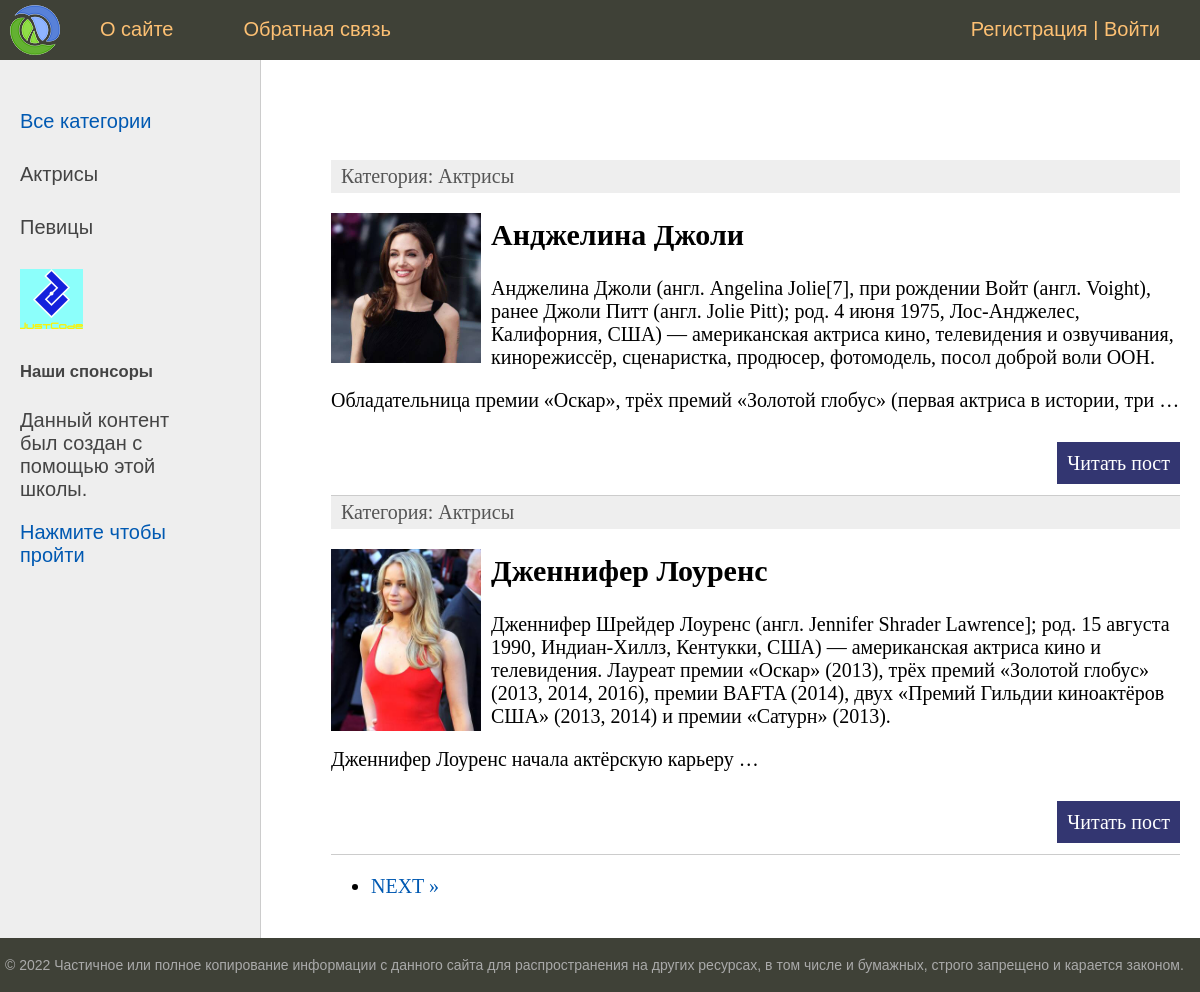
The page / on the database its author committed.
### women/models.py (models this page shows, shortened)
class Category(models.Model):
    name = models.CharField(max_length=100, db_index=True, verbose_name="Категория")
    slug = models.SlugField(max_length=255, unique=True, db_index=True, verbose_name="URL")
    def __str__(self):
        return self.name
    def get_absolute_url(self):
        return reverse('category', kwargs={'cat_slug': self.slug})
    class Meta:
        verbose_name = 'Категория'
        verbose_name_plural = 'Категории'
        ordering = ['id']

class Women(models.Model):
    title = models.CharField(max_length=255, verbose_name="Заголовок")
    slug = models.SlugField(max_length=255, unique=True, db_index=True, verbose_name="URL")
    content = models.TextField(blank=True, verbose_name="Текст статьи")
    photo = models.ImageField(upload_to="photos/%Y/%m/%d/", verbose_name="Фото")
    time_create = models.DateTimeField(auto_now_add=True, verbose_name="Время создания")
    time_update = models.DateTimeField(auto_now=True, verbose_name="Время изменения")
    is_published = models.BooleanField(default=True, verbose_name="Публикация")
    cat = models.ForeignKey('Category', on_delete=models.PROTECT, verbose_name="Категории")
    def get_absolute_url(self):
        return reverse('post', kwargs={'post_slug': self.slug})
    class Meta:
        verbose_name = 'Известные женщины'
        verbose_name_plural = 'Известные женщины'
        ordering = ['id']

### women/views.py (the view)
# urls.py: path('', WomenHome.as_view(), name='home'),
class WomenHome(DataMixin, ListView):
    model = Women
    template_name = 'women/index.html'
    context_object_name = 'posts'
    def get_context_data(self, *, object_list=None, **kwargs):
        context = super().get_context_data(**kwargs)
        c_def = self.get_user_context(title="Главная страница")
        return dict(list(context.items()) + list(c_def.items()))
    def get_queryset(self):
        return Women.objects.filter(is_published=True)

### women/utils.py (called while the page is built)
    def get_user_context(self, **kwargs):
        context = kwargs
        cats = Category.objects.annotate(Count('women'))
        user_menu = menu.copy()
        if not self.request.user.is_authenticated:
            user_menu.pop(1)
        context['menu'] = user_menu
        context['cats'] = cats
        if 'cat_selected' not in context:
            context['cat_selected'] = 0
        return context

### women/templates/women/index.html (shortened to what this page needs)
{% extends 'women/base.html' %}
{% block content %}
<ul class="list-articles">
	{% for p in posts %}
			<li><div class="article-panel">
	<p class="first">Категория: {{p.cat}}</p>
</div>
{% if p.photo %}
	<p><img class="img-article-left thumb" src="{{p.photo.url}}"></p>
{% endif %}
				<h2>{{p.title}}</h2>
	{% autoescape on %}
	{{p.content|linebreaks|truncatewords:50}}
	{% endautoescape %}
			<p class="link-read-post"><a href="{{ p.get_absolute_url }}">Читать пост</a></p>
			</li>
	{% endfor %}
</ul>
{% endblock %}

### women/templates/women/base.html (shortened to what this page needs)
{% load static %}
{% load women_tags %}
<!DOCTYPE html>
<html>
<head>
	<link type="text/css" href="{% static 'women/css/styles.css' %}" rel="stylesheet" />
</head>
<body>
<table class="table-page" border=0 cellpadding="0" cellspacing="0">
<tr><td valign=top>
{% block mainmenu %}
		<div class="header">
			<ul id="mainmenu" class="mainmenu">
			<li class="logo"><a href="{% url 'home' %}"><div class="logo"></div></a></li>
{% for m in menu %}
			<li><a href="{% url m.url_name %}">{{m.title}}</a></li>
{% endfor %}
				{% if request.user.is_authenticated %}
				<li class = 'last'> {{ user.username}} |<a href="{% url 'logout' %}">Выйти</a></li>
				{% else %}
				<li class = 'last'><a href="{% url 'register' %}">Регистрация</a> | <a href="{% url 'login' %}">Войти</a></li>
				{% endif %}
			</ul>
		</div>
{% endblock mainmenu %}
<table class="table-content" border=0 cellpadding="0" cellspacing="0">
<tr>
	<td valign="top" class="left-chapters">
	<ul id="leftchapters">
{% if cat_selected == 0 %}
		<li class="selected">Все категории</li>
{% else %}
		<li><a href="{% url 'home' %}">Все категории</a></li>
{% endif %}
{% for c in cats %}
{% if c.women__count > 0 %}
	{% if c.pk == cat_selected %}
		<li class="selected">{{c.name}}</li>
	{% else %}
		<li><a href="{{ c.get_absolute_url }}">{{c.name}}</a></li>
	{% endif %}
{% endif %}
{% endfor %}
<div class="card" style="width: 10rem;">
	<img src="static/women/images/logoCompany.png" class="card-img-top" alt="">
	<div class="card-body">
	  <h5 class="card-title">Наши спонсоры</h5>
	  <p class="card-text">Данный контент был создан с помощью  этой школы.</p>
	  <a href="https://justcode.kz/" class="btn btn-primary stretched-link">Нажмите чтобы пройти</a>
	</div>
  </div>
	</ul>
</td>
<td valign="top" class="content">
	<div class="content-text">
{% block content %}
{% endblock %}
{% if page_obj.has_other_pages %}
  <ul class="pagination justify-content-center">
    {% if page_obj.has_next %}
    <li><a href="?page={{ page_obj.next_page_number }}" class="page-link"> NEXT &raquo;</a></li>
   {% endif %}
  </ul>
</div>
{% endif %}
</td></tr></table>
</td></tr>
<tr><td valign=top>
	<div id="footer">
		<p>&copy; 2022 Частичное или полное копирование информации с данного сайта для распространения на других ресурсах, в том числе и бумажных, строго запрещено и карается законом.</p>
	</div>
</td></tr></table>
</body>
</html>

### women/static/women/css/styles.css (style rules this page uses)
html, body { font-family: 'Arial'; margin: 0; padding: 0; height: 100%; width: 100%; color: #444; }
a { color: #0059b2; text-decoration: none; }
img { max-width: 600px; height: auto; }
img.img-article-left { max-width: 300px; height: auto; float: left; padding: 0 10px 10px 0; }
img.img-article-left.thumb { max-width: 150px; height: auto; }
p.link-read-post { text-align: right; }
p.link-read-post a { padding: 10px; min-width: 100px; background: #333671; color: #fff; text-decoration: none; }
div.article-panel { background: #eee; padding: 5px 10px 5px 10px; box-sizing: border-box; overflow: hidden; color: #555; }
div.article-panel p.first { margin: 0; float: left; }
ul.list-articles { list-style: none; margin: 0; padding: 0; }
ul.list-articles li { border-bottom: 1px solid #ccc; }
.table-page { width: 100%; height: 100%; vertical-align: top; }
.table-page tr { height: 100%; }
.header { background: #3F4137; height: 60px; }
.logo { background: url('../images/logo.png') no-repeat 10px 5px; width: 70px; height: 60px; }
ul.mainmenu { list-style: none; margin: 0; padding: 0; height: 60px; color: #fdc073; font-size: 20px; overflow: hidden; }
ul.mainmenu li { float: left; margin: 18px 40px 0 30px; }
ul.mainmenu li.logo { margin: 0; }
ul.mainmenu li.last { float: right; }
ul.mainmenu li a { color: #fdc073; text-decoration: none; }
.table-content { width: 100%; min-height: 100%; height: 100%; }
.left-chapters { margin: 0; background: #eee; border-right: 1px solid #ccc; min-height: 100%; }
.left-chapters ul { width: 230px; min-height: 100%; margin: 0; padding: 20px 10px 10px 20px; list-style: none; font-size: 20px; }
.left-chapters ul li { margin: 30px 0 0 0; color: #999; }
.left-chapters ul li.selected { color: #0059b2; }
.left-chapters ul li a { color: #444; text-decoration: none; }
.content { padding: 40px 20px 20px 40px; width: 100%; box-sizing: border-box; }
.content-text { margin: 60px 0 0 30px; color: #000; font-size: 20px; font-family: Yandex Sans Display Light; }
#footer { box-sizing: border-box; background: #3F4137; padding: 5px; color: #aaa; font-size: 14px; font-family: Verdana, Geneva, Arial, Helvetica; text-align: left; overflow: hidden; }

### rows shown on the page
Category: name "Актрисы"
Category: name "Певицы"
Women: cat "Актрисы", photo (picture), title "Анджелина Джоли", content "Анджелина Джоли (англ. Angelina Jolie[7], при рождении Войт (англ. Voight), ранее Джоли Питт (англ. Jolie Pitt); род. 4 июня 1975, Лос-Анджелес, Калифорния, США) — американская актриса кино, телевидения и озвучивания, кинорежиссёр, сценаристка, продюсер, фотомодель, посол доброй воли ООН. Обладательница премии «Оскар», трёх премий «Золотой глобус» (первая актриса в истории, три …"
Women: cat "Актрисы", photo (picture), title "Дженнифер Лоуренс", content "Дженнифер Шрейдер Лоуренс (англ. Jennifer Shrader Lawrence]; род. 15 августа 1990, Индиан-Хиллз, Кентукки, США) — американская актриса кино и телевидения. Лауреат премии «Оскар» (2013), трёх премий «Золотой глобус» (2013, 2014, 2016), премии BAFTA (2014), двух «Премий Гильдии киноактёров США» (2013, 2014) и премии «Сатурн» (2013). Дженнифер Лоуренс начала актёрскую карьеру …"

### other values the page prints
{{ m.title }} "О сайте" "Обратная связь"
